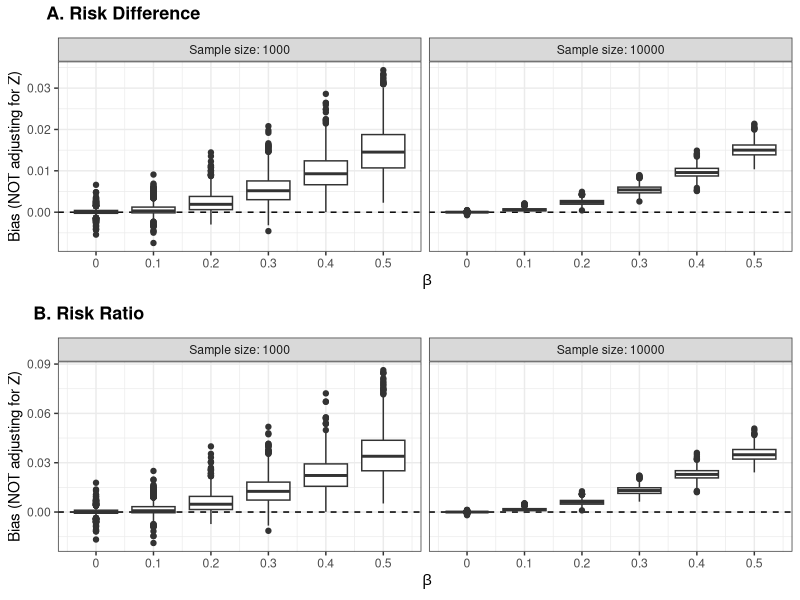
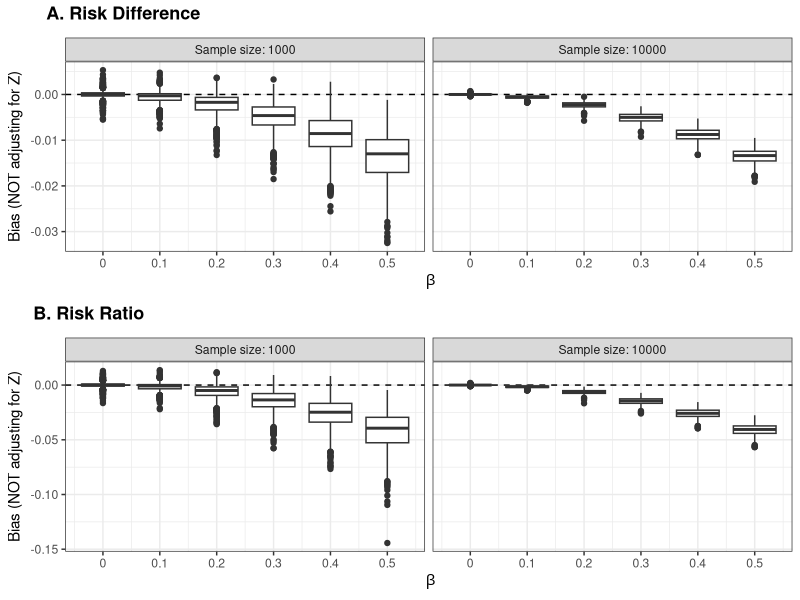
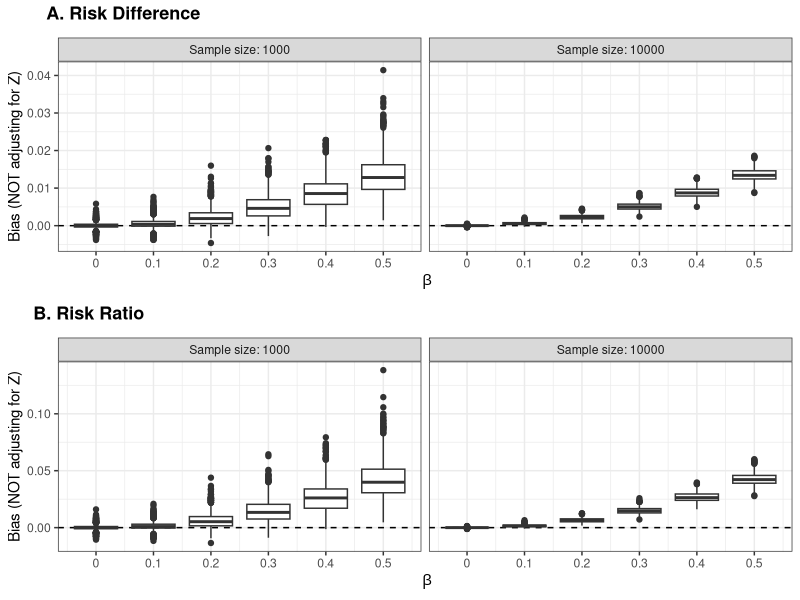
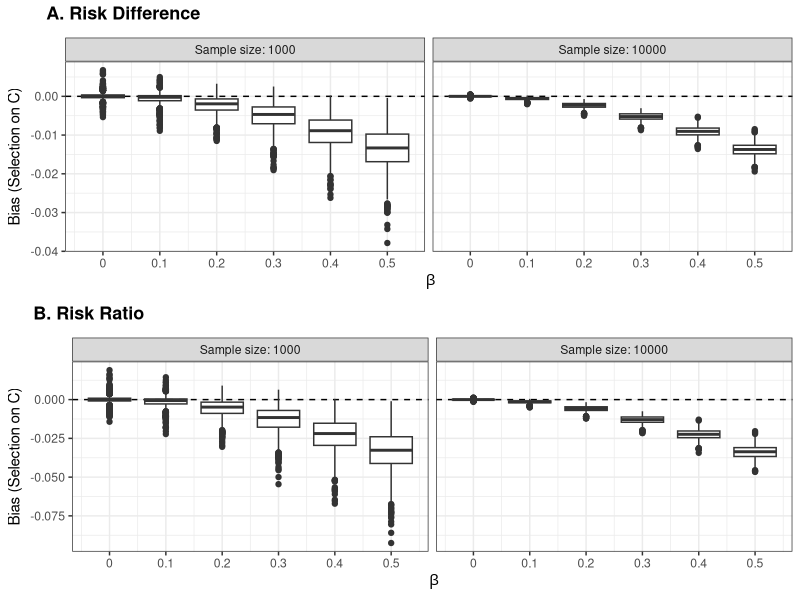
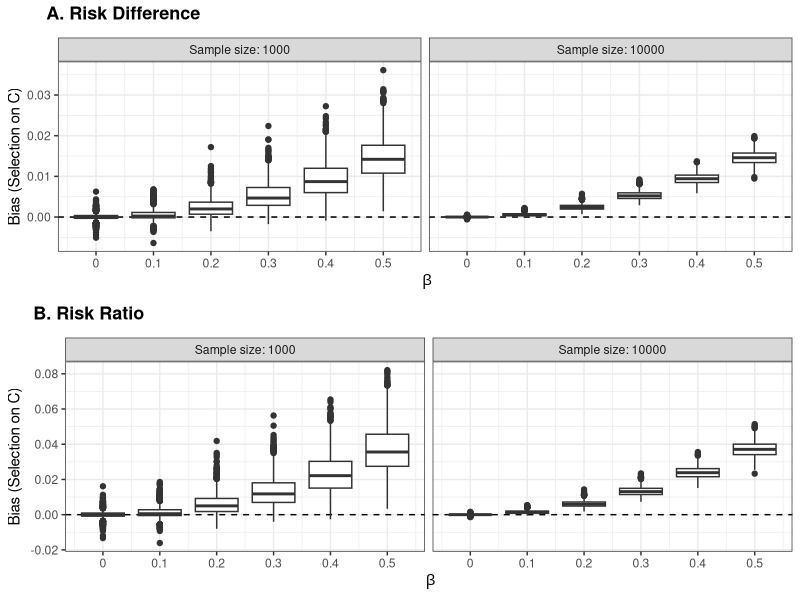

Write R code to recreate these figures, in order. (Note: a time limit stopped this script after it produced the figures.)
#########################################################
##### Bias Simulations                              #####
##### Created by: Jennifer Head                     #####
##### Last Updated: August 15, 2025                   #####
#########################################################

#### SECTION 0. PREP ####

library(tidyverse)
library(cowplot)
set.seed(1234)  # ensure consistency across simulations
nreps <- 1000   # 1,000 simulations
ndraws <- c(1000, 10000) # sample size: 1,000 vs 10,000

#### SECTION 1.0 CONFOUNDING BIAS ####

# Range of values for Beta
BA <- seq(0, 0.5, 0.1)
BY <- seq(0, 0.5, 0.1)
# Note - code makes the assumption that BA = BY = B1. Can add an extra loop to 
# have BA and BY vary independently

## SIMULATION 1.1: SIMPLE CONFOUNDING DAG WITH POSITIVES EDGES
## A (+) <- C -> (+) Y

# Initialize storage vectors
save_RD <- save_RR <- B1 <- n <- c()

# Loop through each value of B1
for (k in 1:length(ndraws)){
  
  for (j in 1:length(BA)){
    
    save_RDj <- save_RRj <- rep(NA, nreps) # initialize storage for single simulation
    
    for (rep in 1:nreps){
      
      # simulate Z with prevalence of 50%
      Z <- rbinom(ndraws[k], 1, 0.5)
      
      # Simulate A and Y as a function of Z
      A <- rbinom(ndraws[k], 1, prob = plogis(0.01 + BA[j]*Z))
      Y <- rbinom(ndraws[k], 1, prob = plogis(-0.5 + BY[j]*Z))
      
      # Compute components of the unbiased risk difference
      EY1 <- mean(Y[A == 1 & Z == 1] )* mean(Z==1) + mean(Y[A == 1 & Z == 0]) * mean(Z==0)
      EY0 <- mean(Y[A == 0 & Z == 1]) * mean(Z==1) + mean(Y[A == 0 & Z == 0]) * mean(Z==0)
      
      # Compute components of the biased risk difference
      S1 <- mean(Y[A == 1])
      S0 <- mean(Y[A == 0])
      
      # Save the values of B1 and the bias parameters
      save_RDj[rep] <- (S1-S0) - (EY1-EY0) # Biased RD - Unbiased RD
      save_RRj[rep] <- (S1/S0) - (EY1/EY0) # Biased RR - Unbiased RR
      B1j <- rep(BA[j], nreps)
      nj <- rep(ndraws[k], nreps)
      
    }
    
    # concatenate results from each simulation
    save_RR <- c(save_RR, save_RRj)
    save_RD <- c(save_RD, save_RDj)
    B1 <- c(B1, B1j)
    n <- c(n, nj)
    
  }
    
}
  
# Save results as a dataframe and create boxplot of bias by Beta1 and n
bias_confounding1 <- data.frame(cbind(save_RD, save_RR, B1, n))
bias_confounding1$n <- paste0("Sample size: ", bias_confounding1$n)

a <- ggplot(bias_confounding1) +
  geom_hline(aes(yintercept = 0), linetype = "dashed") +
  geom_boxplot(aes(x = B1, y = save_RD, group = B1)) +
  theme_bw() +
  ylab("Bias (NOT adjusting for Z)") +
  xlab(expression(~beta)) +
  scale_x_continuous(breaks = BA, labels = BA) +
  facet_wrap(~n)

b <- ggplot(bias_confounding1) +
  geom_hline(aes(yintercept = 0), linetype = "dashed") +
  geom_boxplot(aes(x = B1, y = save_RR, group = B1)) +
  theme_bw() +
  ylab("Bias (NOT adjusting for Z)") +
  xlab(expression(~beta)) +
  scale_x_continuous(breaks = BA, labels = BA) +
  facet_wrap(~n)

ggdraw() +
  draw_plot(a, x = 0, y = 0.5, width = 1, height = 0.45) +
  draw_plot(b, x = 0, y = 0, width = 1, height = 0.45) +
  draw_plot_label(label = c("A. Risk Difference", "B. Risk Ratio"),
             x = c(0,0), y = c(1, 0.5), size = 13, hjust = -0.3)


## SIMULATION 1.2: SIMPLE CONFOUNDING DAG WITH POSITIVE & NEGATIVE EDGES
## A (+) <- C -> (-) Y

# Initialize storage vectors
save_RD <- save_RR <- B1 <- n <- c()

# Loop through each value of B1
for (k in 1:length(ndraws)){
  
  for (j in 1:length(BA)){
    
    save_RDj <- save_RRj <- rep(NA, nreps) # initialize storage for single simulation
    
    for (rep in 1:nreps){
      
    # simulate Z with prevalence of 50%
    Z <- rbinom(ndraws[k], 1, 0.5)
    
    # Simulate A and Y as a function of Z
    A <- rbinom(ndraws[k], 1, prob = plogis(0.01 + BA[j]*Z))
    Y <- rbinom(ndraws[k], 1, prob = plogis(-0.5 - BY[j]*Z))
    
    # Compute components of the unbiased risk difference
    EY1 <- mean(Y[A == 1 & Z == 1] )* mean(Z==1) + mean(Y[A == 1 & Z == 0]) * mean(Z==0)
    EY0 <- mean(Y[A == 0 & Z == 1]) * mean(Z==1) + mean(Y[A == 0 & Z == 0]) * mean(Z==0)
    
    # Compute components of the biased risk difference
    S1 <- mean(Y[A == 1])
    S0 <- mean(Y[A == 0])
    
    # Save the values of B1 and the bias parameters
    save_RDj[rep] <- (S1-S0) - (EY1-EY0) # Biased RD - Unbiased RD
    save_RRj[rep] <- (S1/S0) - (EY1/EY0) # Biased RR - Unbiased RR
    B1j <- rep(BA[j], nreps)
    nj <- rep(ndraws[k], nreps)
    
    }
    
    # concatenate results from each simulation
    save_RR <- c(save_RR, save_RRj)
    save_RD <- c(save_RD, save_RDj)
    B1 <- c(B1, B1j)
    n <- c(n, nj)
    
  }
  
}


# Save results as a dataframe and create boxplot of bias by Beta1 and n
bias_confounding2 <- data.frame(cbind(save_RD, save_RR, B1, n))
bias_confounding2$n <- paste0("Sample size: ", bias_confounding2$n)

c <- ggplot(bias_confounding2) +
  geom_hline(aes(yintercept = 0), linetype = "dashed") +
  geom_boxplot(aes(x = B1, y = save_RD, group = B1)) +
  theme_bw() +
  ylab("Bias (NOT adjusting for Z)") +
  xlab(expression(~beta)) +
  scale_x_continuous(breaks = BA, labels = BA) +
  facet_wrap(~n)

d <- ggplot(bias_confounding2) +
  geom_hline(aes(yintercept = 0), linetype = "dashed") +
  geom_boxplot(aes(x = B1, y = save_RR, group = B1)) +
  theme_bw() +
  ylab("Bias (NOT adjusting for Z)") +
  xlab(expression(~beta)) +
  scale_x_continuous(breaks = BA, labels = BA) +
  facet_wrap(~n)

ggdraw() +
  draw_plot(c, x = 0, y = 0.5, width = 1, height = 0.45) +
  draw_plot(d, x = 0, y = 0, width = 1, height = 0.45) +
  draw_plot_label(label = c("A. Risk Difference", "B. Risk Ratio"),
                  x = c(0,0), y = c(1, 0.5), size = 13, hjust = -0.3)


## SIMULATION 1.3: SIMPLE CONFOUNDING DAG WITH BOTH NEGATIVE EDGES
## A (-) <- C -> (-) Y

# Initialize storage vectors
save_RD <- save_RR <- B1 <- n <- c()

# Loop through each value of B1
for (k in 1:length(ndraws)){
  
  for (j in 1:length(BA)){
    
    save_RDj <- save_RRj <- rep(NA, nreps) # initialize storage for single simulation
    
    for (rep in 1:nreps){
    
    # simulate Z with prevalence of 50%
    Z <- rbinom(ndraws[k], 1, 0.5)
    
    # Simulate A and Y as a function of Z
    A <- rbinom(ndraws[k], 1, prob = plogis(0.01 - BA[j]*Z))
    Y <- rbinom(ndraws[k], 1, prob = plogis(-0.5 - BY[j]*Z))
    
    # Compute components of the unbiased risk difference
    EY1 <- mean(Y[A == 1 & Z == 1] )* mean(Z==1) + mean(Y[A == 1 & Z == 0]) * mean(Z==0)
    EY0 <- mean(Y[A == 0 & Z == 1]) * mean(Z==1) + mean(Y[A == 0 & Z == 0]) * mean(Z==0)
    
    # Compute components of the biased risk difference
    S1 <- mean(Y[A == 1])
    S0 <- mean(Y[A == 0])
    
    # Save the values of B1 and the bias parameters
    save_RDj[rep] <- (S1-S0) - (EY1-EY0) # Biased RD - Unbiased RD
    save_RRj[rep] <- (S1/S0) - (EY1/EY0) # Biased RR - Unbiased RR
    B1j <- rep(BA[j], nreps)
    nj <- rep(ndraws[k], nreps)
    
    }
    
    # concatenate results from each simulation
    save_RR <- c(save_RR, save_RRj)
    save_RD <- c(save_RD, save_RDj)
    B1 <- c(B1, B1j)
    n <- c(n, nj)
  
  }

}

# Save results as a dataframe and create boxplot of bias by Beta1 and n
bias_confounding3 <- data.frame(cbind(save_RD, save_RR, B1, n))
bias_confounding3$n <- paste0("Sample size: ", bias_confounding3$n)

e <- ggplot(bias_confounding3) +
  geom_hline(aes(yintercept = 0), linetype = "dashed") +
  geom_boxplot(aes(x = B1, y = save_RD, group = B1)) +
  theme_bw() +
  ylab("Bias (NOT adjusting for Z)") +
  xlab(expression(~beta)) +
  scale_x_continuous(breaks = BA, labels = BA) +
  facet_wrap(~n)

f <- ggplot(bias_confounding3) +
  geom_hline(aes(yintercept = 0), linetype = "dashed") +
  geom_boxplot(aes(x = B1, y = save_RR, group = B1)) +
  theme_bw() +
  ylab("Bias (NOT adjusting for Z)") +
  xlab(expression(~beta)) +
  scale_x_continuous(breaks = BA, labels = BA) +
  facet_wrap(~n)

ggdraw() +
  draw_plot(e, x = 0, y = 0.5, width = 1, height = 0.45) +
  draw_plot(f, x = 0, y = 0, width = 1, height = 0.45) +
  draw_plot_label(label = c("A. Risk Difference", "B. Risk Ratio"),
                  x = c(0,0), y = c(1, 0.5), size = 13, hjust = -0.3)

#### SECTION 2.0 SELECTION BIAS ####

## SIMULATION 2.1: SIMPLE CONFOUNDING DAG WITH POSITIVES EDGES
## A (+) <- C -> (+) Y

# Initialize storage vectors
save_RD <- save_RR <- B1 <- n <- c()

# Loop through each value of B1
for (k in 1:length(ndraws)){
  
  for (j in 1:length(BA)){
    
    save_RDj <- save_RRj <- rep(NA, nreps) # initialize storage for single simulation
    
    for (rep in 1:nreps){
    
    # simulate A and Y with prevalence of 50% and 40%
    A <- rbinom(ndraws[k], 1, 0.5)
    Y <- rbinom(ndraws[k], 1, 0.4)
    
    # Simulate for C as a function of both UA and UY
    C <- rbinom(ndraws[k], 1, prob = plogis(0.01 + BA[j]*A + BY[j]*Y))
    
    # Compute components of the biased risk difference
    EY1 <- mean(Y[A == 1 & C == 1] )* mean(C==1) + mean(Y[A == 1 & C == 0]) * mean(C==0)
    EY0 <- mean(Y[A == 0 & C == 1]) * mean(C==1) + mean(Y[A == 0 & C == 0]) * mean(C==0)
    
    # Compute components of the unbiased risk difference
    S1 <- mean(Y[A == 1])
    S0 <- mean(Y[A == 0])
    
    # Save the values of B1 and the bias parameters
    save_RDj[rep] <- (EY1-EY0) - (S1-S0) # Biased RD - Unbiased RD
    save_RRj[rep] <- (EY1/EY0) - (S1/S0) # Biased RR - Unbiased RR
    B1j <- rep(BA[j], nreps)
    nj <- rep(ndraws[k], nreps)
    
    }
    
    # concatenate results from each simulation
    save_RR <- c(save_RR, save_RRj)
    save_RD <- c(save_RD, save_RDj)
    B1 <- c(B1, B1j)
    n <- c(n, nj)
    
  }
  
}

# Save results as a dataframe and create boxplot of bias by Beta1 and n
bias_confounding4 <- data.frame(cbind(save_RD, save_RR, B1, n))
bias_confounding4$n <- paste0("Sample size: ", bias_confounding4$n)

g <- ggplot(bias_confounding4) +
  geom_hline(aes(yintercept = 0), linetype = "dashed") +
  geom_boxplot(aes(x = B1, y = save_RD, group = B1)) +
  theme_bw() +
  ylab("Bias (Selection on C)") +
  xlab(expression(~beta)) +
  scale_x_continuous(breaks = BA, labels = BA) +
  facet_wrap(~n)

h <- ggplot(bias_confounding4) +
  geom_hline(aes(yintercept = 0), linetype = "dashed") +
  geom_boxplot(aes(x = B1, y = save_RR, group = B1)) +
  theme_bw() +
  ylab("Bias (Selection on C)") +
  xlab(expression(~beta)) +
  scale_x_continuous(breaks = BA, labels = BA) +
  facet_wrap(~n)

ggdraw() +
  draw_plot(g, x = 0, y = 0.5, width = 1, height = 0.45) +
  draw_plot(h, x = 0, y = 0, width = 1, height = 0.45) +
  draw_plot_label(label = c("A. Risk Difference", "B. Risk Ratio"),
                  x = c(0,0), y = c(1, 0.5), size = 13, hjust = -0.3)

## SIMULATION 2.2: SIMPLE COLLIDER DAG WITH ONE POSITIVE EDGE AND ONE NEGATIVE
## A (+) -> C <- (-) Y

# Initialize storage vectors
save_RD <- save_RR <- B1 <- n <- c()

# Loop through each value of B1
for (k in 1:length(ndraws)){
  
  for (j in 1:length(BA)){
    
    save_RDj <- save_RRj <- rep(NA, nreps) # initialize storage for single simulation
    
    for (rep in 1:nreps){
    
      # simulate A and Y with prevalence of 50% and 40%
      A <- rbinom(ndraws[k], 1, 0.5)
      Y <- rbinom(ndraws[k], 1, 0.4)
      
      # Simulate for C as a function of both UA and UY
      C <- rbinom(ndraws[k], 1, prob = plogis(0.01 + BA[j]*A - BY[j]*Y))
      
      # Compute components of the biased risk difference
      EY1 <- mean(Y[A == 1 & C == 1] )* mean(C==1) + mean(Y[A == 1 & C == 0]) * mean(C==0)
      EY0 <- mean(Y[A == 0 & C == 1]) * mean(C==1) + mean(Y[A == 0 & C == 0]) * mean(C==0)
      
      # Compute components of the unbiased risk difference
      S1 <- mean(Y[A == 1])
      S0 <- mean(Y[A == 0])
      
      # Save the values of B1 and the bias parameters
      save_RDj[rep] <- (EY1-EY0) - (S1-S0) # Biased RD - Unbiased RD
      save_RRj[rep] <- (EY1/EY0) - (S1/S0) # Biased RR - Unbiased RR
      B1j <- rep(BA[j], nreps)
      nj <- rep(ndraws[k], nreps)
      
    }
    
    # concatenate results from each simulation
    save_RR <- c(save_RR, save_RRj)
    save_RD <- c(save_RD, save_RDj)
    B1 <- c(B1, B1j)
    n <- c(n, nj)
  
  }

}

# Save results as a dataframe and create boxplot of bias by Beta1 and n
bias_confounding5 <- data.frame(cbind(save_RD, save_RR, B1, n))
bias_confounding5$n <- paste0("Sample size: ", bias_confounding5$n)

i <- ggplot(bias_confounding5) +
  geom_hline(aes(yintercept = 0), linetype = "dashed") +
  geom_boxplot(aes(x = B1, y = save_RD, group = B1)) +
  theme_bw() +
  ylab("Bias (Selection on C)") +
  xlab(expression(~beta)) +
  scale_x_continuous(breaks = BA, labels = BA) +
  facet_wrap(~n)

j <- ggplot(bias_confounding5) +
  geom_hline(aes(yintercept = 0), linetype = "dashed") +
  geom_boxplot(aes(x = B1, y = save_RR, group = B1)) +
  theme_bw() +
  ylab("Bias (Selection on C)") +
  xlab(expression(~beta)) +
  scale_x_continuous(breaks = BA, labels = BA) +
  facet_wrap(~n)

ggdraw() +
  draw_plot(i, x = 0, y = 0.5, width = 1, height = 0.45) +
  draw_plot(j, x = 0, y = 0, width = 1, height = 0.45) +
  draw_plot_label(label = c("A. Risk Difference", "B. Risk Ratio"),
                  x = c(0,0), y = c(1, 0.5), size = 13, hjust = -0.3)

## SIMULATION 2.3: SIMPLE COLLIDER DAG WITH BOTH NEGATIVE EDGES
## A (-) -> C <- (-) Y

# Initialize storage vectors
save_RD <- save_RR <- B1 <- n <- c()

# Loop through each value of B1
for (k in 1:length(ndraws)){
  
  for (j in 1:length(BA)){
    
    save_RDj <- save_RRj <- rep(NA, nreps) # initialize storage for single simulation
    
    for (rep in 1:nreps){
    
      # simulate A and Y with prevalence of 50% and 40%
      A <- rbinom(ndraws[k], 1, 0.5)
      Y <- rbinom(ndraws[k], 1, 0.4)
      
      # Simulate for C as a function of both UA and UY
      C <- rbinom(ndraws[k], 1, prob = plogis(0.01 - BA[j]*A - BY[j]*Y))
      
      # Compute components of the biased risk difference
      EY1 <- mean(Y[A == 1 & C == 1] )* mean(C==1) + mean(Y[A == 1 & C == 0]) * mean(C==0)
      EY0 <- mean(Y[A == 0 & C == 1]) * mean(C==1) + mean(Y[A == 0 & C == 0]) * mean(C==0)
      
      # Compute components of the unbiased risk difference
      S1 <- mean(Y[A == 1])
      S0 <- mean(Y[A == 0])
      
      # Save the values of B1 and the bias parameters
      save_RDj[rep] <- (EY1-EY0) - (S1-S0) # Biased RD - Unbiased RD
      save_RRj[rep] <- (EY1/EY0) - (S1/S0) # Biased RR - Unbiased RR
      B1j <- rep(BA[j], nreps)
      nj <- rep(ndraws[k], nreps)
    
    }
    
    # concatenate results from each simulation
    save_RR <- c(save_RR, save_RRj)
    save_RD <- c(save_RD, save_RDj)
    B1 <- c(B1, B1j)
    n <- c(n, nj)
    
  }
  
}

# Save results as a dataframe and create boxplot of bias by Beta1 and n
bias_confounding6 <- data.frame(cbind(save_RD, save_RR, B1, n))
bias_confounding6$n <- paste0("Sample size: ", bias_confounding6$n)

k <- ggplot(bias_confounding6) +
  geom_hline(aes(yintercept = 0), linetype = "dashed") +
  geom_boxplot(aes(x = B1, y = save_RD, group = B1)) +
  theme_bw() +
  ylab("Bias (Selection on C)") +
  xlab(expression(~beta)) +
  scale_x_continuous(breaks = BA, labels = BA) +
  facet_wrap(~n)

l <- ggplot(bias_confounding6) +
  geom_hline(aes(yintercept = 0), linetype = "dashed") +
  geom_boxplot(aes(x = B1, y = save_RR, group = B1)) +
  theme_bw() +
  ylab("Bias (Selection on C)") +
  xlab(expression(~beta)) +
  scale_x_continuous(breaks = BA, labels = BA) +
  facet_wrap(~n)

ggdraw() +
  draw_plot(k, x = 0, y = 0.5, width = 1, height = 0.45) +
  draw_plot(l, x = 0, y = 0, width = 1, height = 0.45) +
  draw_plot_label(label = c("A. Risk Difference", "B. Risk Ratio"),
                  x = c(0,0), y = c(1, 0.5), size = 13, hjust = -0.3)


#### SECTION 3.0 MORE COMPLEX (FIVE NODE) SELECTION BIAS ####


# Define new set of values for the beta's (now we have 4)
B_UaA <- seq(0, 1., 0.2)
B_UyY <- seq(0, 1., 0.2)
B_UaC <- seq(0, 1., 0.2)
B_UyC <- seq(0, 1., 0.2)

# Note - code makes the assumption that B_UaA = B_UyY = B_UaC = B_UyC = B1. Can add an extra loop to 
# have beta's vary independently


## SIMULATION 3.1: MULTI-NODE COLLIDER DAG WITH POSITIVES EDGES
## A <- (+) UA (+) -> C <- (+) UY (+) -> Y

# Initialize storage vectors
save_RD <- save_RR <- B1 <- n <- c()

# Loop through each value of B1
for (k in 1:length(ndraws)){
  
  for (j in 1:length(B_UaA)){
    
    save_RDj <- save_RRj <- rep(NA, nreps) # initialize storage for single simulation
    
    for (rep in 1:nreps){
    
      # simulate the unknown factors with prevalence of 50% and 40%
      UA <- rbinom(ndraws[k], 1, 0.5)
      UY <- rbinom(ndraws[k], 1, 0.4)
      
      # Simulate A as a function of UA and Y as a function of UY 
      A <- rbinom(ndraws[k], 1, prob = plogis(0.2 + B_UaA[j]*UA))
      Y <- rbinom(ndraws[k], 1, prob = plogis(-0.2 + B_UyY[j]*UY))
      
      # Simulate  C as a function of both UA and UY
      C <- rbinom(ndraws[k], 1, prob = plogis(0.01 + B_UaC[j]*UA + B_UyC[j]*UY))
      
      # Compute components of the biased risk difference
      EY1 <- mean(Y[A == 1 & C == 1] )* mean(C==1) + mean(Y[A == 1 & C == 0]) * mean(C==0)
      EY0 <- mean(Y[A == 0 & C == 1]) * mean(C==1) + mean(Y[A == 0 & C == 0]) * mean(C==0)
      
      # Compute components of the unbiased risk difference
      S1 <- mean(Y[A == 1])
      S0 <- mean(Y[A == 0])
      
      # Save the values of B1 and the bias parameters
      save_RDj[rep] <- (EY1-EY0) - (S1-S0) # Biased RD - Unbiased RD
      save_RRj[rep] <- (EY1/EY0) - (S1/S0) # Biased RR - Unbiased RR
      B1j <- rep(B_UaA[j], nreps)
      nj <- rep(ndraws[k], nreps)
      
    }
    
    # concatenate results from each simulation
    save_RR <- c(save_RR, save_RRj)
    save_RD <- c(save_RD, save_RDj)
    B1 <- c(B1, B1j)
    n <- c(n, nj)
    
  }
  
}

# Save results as a dataframe and create boxplot of bias by Beta1 and n
bias_confounding7 <- data.frame(cbind(save_RD, save_RR, B1, n))
bias_confounding7$n <- paste0("Sample size: ", bias_confounding7$n)

m <- ggplot(bias_confounding7) +
  geom_hline(aes(yintercept = 0), linetype = "dashed") +
  geom_boxplot(aes(x = B1, y = save_RD, group = B1)) +
  theme_bw() +
  ylab("Bias (Selection on C)") +
  xlab(expression(~beta)) +
  scale_x_continuous(breaks = B_UaA, labels = B_UaA) +
  facet_wrap(~n)

n <- ggplot(bias_confounding7) +
  geom_hline(aes(yintercept = 0), linetype = "dashed") +
  geom_boxplot(aes(x = B1, y = save_RR, group = B1)) +
  theme_bw() +
  ylab("Bias (Selection on C)") +
  xlab(expression(~beta)) +
  scale_x_continuous(breaks = B_UaA, labels = B_UaA) +
  facet_wrap(~n)

ggdraw() +
  draw_plot(m, x = 0, y = 0.5, width = 1, height = 0.45) +
  draw_plot(n, x = 0, y = 0, width = 1, height = 0.45) +
  draw_plot_label(label = c("A. Risk Difference", "B. Risk Ratio"),
                  x = c(0,0), y = c(1, 0.5), size = 13, hjust = -0.3)

## SIMULATION 3.2: MULTI-NODE COLLIDER DAG WITH ONE NEGATIVE EDGE
## A <- (-) UA (+) -> C <- (+) UY (+) -> Y

# Initialize storage vectors
save_RD <- save_RR <- B1 <- n <- c()

# Loop through each value of B1
for (k in 1:length(ndraws)){
  
  for (j in 1:length(B_UaA)){
    
    save_RDj <- save_RRj <- rep(NA, nreps) # initialize storage for single simulation
    
    for (rep in 1:nreps){
    
      # simulate the unknown factors with prevalence of 50% and 40%
      UA <- rbinom(ndraws[k], 1, 0.5)
      UY <- rbinom(ndraws[k], 1, 0.4)
      
      # Simulate A as a function of UA and Y as a function of UY 
      A <- rbinom(ndraws[k], 1, prob = plogis(0.2 - B_UaA[j]*UA))
      Y <- rbinom(ndraws[k], 1, prob = plogis(-0.2 + B_UyY[j]*UY))
      
      # Simulate  C as a function of both UA and UY
      C <- rbinom(ndraws[k], 1, prob = plogis(0.01 + B_UaC[j]*UA + B_UyC[j]*UY))
      
      # Compute components of the biased risk difference
      EY1 <- mean(Y[A == 1 & C == 1] )* mean(C==1) + mean(Y[A == 1 & C == 0]) * mean(C==0)
      EY0 <- mean(Y[A == 0 & C == 1]) * mean(C==1) + mean(Y[A == 0 & C == 0]) * mean(C==0)
      
      # Compute components of the unbiased risk difference
      S1 <- mean(Y[A == 1])
      S0 <- mean(Y[A == 0])
      
      # Save the values of B1 and the bias parameters
      save_RDj[rep] <- (EY1-EY0) - (S1-S0) # Biased RD - Unbiased RD
      save_RRj[rep] <- (EY1/EY0) - (S1/S0) # Biased RR - Unbiased RR
      B1j <- rep(B_UaA[j], nreps)
      nj <- rep(ndraws[k], nreps)
      
      }
    
    # concatenate results from each simulation
    save_RR <- c(save_RR, save_RRj)
    save_RD <- c(save_RD, save_RDj)
    B1 <- c(B1, B1j)
    n <- c(n, nj)
    
  }
  
}

# Save results as a dataframe and create boxplot of bias by Beta1 and n
bias_confounding8 <- data.frame(cbind(save_RD, save_RR, B1, n))
bias_confounding8$n <- paste0("Sample size: ", bias_confounding8$n)

o <- ggplot(bias_confounding8) +
  geom_hline(aes(yintercept = 0), linetype = "dashed") +
  geom_boxplot(aes(x = B1, y = save_RD, group = B1)) +
  theme_bw() +
  ylab("Bias (Selection on C)") +
  xlab(expression(~beta)) +
  scale_x_continuous(breaks = B_UaA, labels = B_UaA) +
  facet_wrap(~n)

p <- ggplot(bias_confounding8) +
  geom_hline(aes(yintercept = 0), linetype = "dashed") +
  geom_boxplot(aes(x = B1, y = save_RR, group = B1)) +
  theme_bw() +
  ylab("Bias (Selection on C)") +
  xlab(expression(~beta)) +
  scale_x_continuous(breaks = B_UaA, labels = B_UaA) +
  facet_wrap(~n)

ggdraw() +
  draw_plot(o, x = 0, y = 0.5, width = 1, height = 0.45) +
  draw_plot(p, x = 0, y = 0, width = 1, height = 0.45) +
  draw_plot_label(label = c("A. Risk Difference", "B. Risk Ratio"),
                  x = c(0,0), y = c(1, 0.5), size = 13, hjust = -0.3)


#### SECTION 4.0 INFORMATION BIAS (Exposure misclassification) ####

# Define new set of values for the beta's (now we have 4)
B_UA <- seq(0, 1.5, 0.25)
B_UY <- seq(0, 1.5, 0.25)
# Note - code makes the assumption that B_UA = B_UY = B1. Can add an extra loop to 
# have beta's vary independently

## SIMULATION 4.1: DIFFERENTIAL EXPOSURE MISCLASSIFICATION, POSITIVE EDGES
## A -> (+) A* <- (+) U (+) -> Y

# Initialize storage vectors
save_RD <- save_RR <- B1 <- n <- c()

# Loop through each value of B1
for (k in 1:length(ndraws)){
  
  for (j in 1:length(B_UA)){
    
    save_RDj <- save_RRj <- rep(NA, nreps) # initialize storage for single simulation
    
    for (rep in 1:nreps){
    
      # simulate A and U with prevalence of 50% and 40%
      A <- rbinom(ndraws[k], 1, 0.5)
      U <- rbinom(ndraws[k], 1, 0.4)
  
      # Simulate Y as a function of U 
      Y <- rbinom(ndraws[k], 1, prob = plogis(-0.2 + B_UY[j]*U))
      
      # Simulate A* as a function of A and U 
      A_star <- rbinom(ndraws[k], 1, prob = plogis(2*(A==1) - 2*(A==0) + B_UA[j]*U))
  
      # Compute components of the observed risk difference
      EY1_star <- mean(Y[A_star == 1])
      EY0_star <- mean(Y[A_star == 0])
      
      # Compute components of the true risk difference
      EY1 <- mean(Y[A == 1])
      EY0 <- mean(Y[A == 0])
      
      # Save the values of B1 and the bias parameters
      save_RDj[rep] <- (EY1_star - EY0_star) - (EY1 - EY0) # Biased RD - Unbiased RD
      save_RRj[rep] <- (EY1_star / EY0_star) - (EY1 / EY0) # Biased RR - Unbiased RR
      B1j <- rep(B_UA[j], nreps)
      nj <- rep(ndraws[k], nreps)
    
    }
    
    # concatenate results from each simulation
    save_RR <- c(save_RR, save_RRj)
    save_RD <- c(save_RD, save_RDj)
    B1 <- c(B1, B1j)
    n <- c(n, nj)
    
  }
  
}

# Save results as a dataframe and create boxplot of bias by Beta1 and n
bias_confounding9 <- data.frame(cbind(save_RD, save_RR, B1, n))
bias_confounding9$n <- paste0("Sample size: ", bias_confounding9$n)

q <- ggplot(bias_confounding9) +
  geom_hline(aes(yintercept = 0), linetype = "dashed") +
  geom_boxplot(aes(x = B1, y = save_RD, group = B1)) +
  theme_bw() +
  ylab("Bias (Misclassification of A)") +
  xlab(expression(~beta)) +
  scale_x_continuous(breaks = B_UA, labels = B_UA) +
  facet_wrap(~n)

r <- ggplot(bias_confounding9) +
  geom_hline(aes(yintercept = 0), linetype = "dashed") +
  geom_boxplot(aes(x = B1, y = save_RR, group = B1)) +
  theme_bw() +
  ylab("Bias (Misclassification of A)") +
  xlab(expression(~beta)) +
  scale_x_continuous(breaks = B_UA, labels = B_UA) +
  facet_wrap(~n)

ggdraw() +
  draw_plot(q, x = 0, y = 0.5, width = 1, height = 0.45) +
  draw_plot(r, x = 0, y = 0, width = 1, height = 0.45) +
  draw_plot_label(label = c("A. Risk Difference", "B. Risk Ratio"),
                  x = c(0,0), y = c(1, 0.5), size = 13, hjust = -0.3)


## SIMULATION 4.1: DIFFERENTIAL EXPOSURE MISCLASSIFICATION, POSITIVE & NEGATIVE EDGES
## A -> (+) A* <- (-) U (+) -> Y

# Initialize storage vectors
save_RD <- save_RR <- B1 <- n <- c()

# Loop through each value of B1
for (k in 1:length(ndraws)){
  
  for (j in 1:length(B_UA)){
    
    save_RDj <- save_RRj <- rep(NA, nreps) # initialize storage for single simulation
    
    for (rep in 1:nreps){
    
      # simulate A and U with prevalence of 50% and 40%
      A <- rbinom(ndraws[k], 1, 0.5)
      U <- rbinom(ndraws[k], 1, 0.4)
      
      # Simulate Y as a function of U 
      Y <- rbinom(ndraws[k], 1, prob = plogis(-0.2 - B_UY[j]*U))
      
      # Simulate A* as a function of A and U 
      A_star <- rbinom(ndraws[k], 1, prob = plogis(2*(A==1) - 2*(A==0) + B_UA[j]*U))
      
      # Compute components of the observed risk difference
      EY1_star <- mean(Y[A_star == 1])
      EY0_star <- mean(Y[A_star == 0])
      
      # Compute components of the true risk difference
      EY1 <- mean(Y[A == 1])
      EY0 <- mean(Y[A == 0])
      
      # Save the values of B1 and the bias parameters
      save_RDj[rep] <- (EY1_star - EY0_star) - (EY1 - EY0) # Biased RD - Unbiased RD
      save_RRj[rep] <- (EY1_star / EY0_star) - (EY1 / EY0) # Biased RR - Unbiased RR
      B1j <- rep(B_UA[j], nreps)
      nj <- rep(ndraws[k], nreps)
      
    }
    
    # concatenate results from each simulation
    save_RR <- c(save_RR, save_RRj)
    save_RD <- c(save_RD, save_RDj)
    B1 <- c(B1, B1j)
    n <- c(n, nj)
    
  }

}

# Save results as a dataframe and create boxplot of bias by Beta1 and n
bias_confounding10 <- data.frame(cbind(save_RD, save_RR, B1, n))
bias_confounding10$n <- paste0("Sample size: ", bias_confounding10$n)

s <- ggplot(bias_confounding10) +
  geom_hline(aes(yintercept = 0), linetype = "dashed") +
  geom_boxplot(aes(x = B1, y = save_RD, group = B1)) +
  theme_bw() +
  ylab("Bias (Misclassification of A)") +
  xlab(expression(~beta)) +
  scale_x_continuous(breaks = B_UA, labels = B_UA) +
  facet_wrap(~n)

t <- ggplot(bias_confounding10) +
  geom_hline(aes(yintercept = 0), linetype = "dashed") +
  geom_boxplot(aes(x = B1, y = save_RR, group = B1)) +
  theme_bw() +
  ylab("Bias (Misclassification of A)") +
  xlab(expression(~beta)) +
  scale_x_continuous(breaks = B_UA, labels = B_UA) +
  facet_wrap(~n)

ggdraw() +
  draw_plot(s, x = 0, y = 0.5, width = 1, height = 0.45) +
  draw_plot(t, x = 0, y = 0, width = 1, height = 0.45) +
  draw_plot_label(label = c("A. Risk Difference", "B. Risk Ratio"),
                  x = c(0,0), y = c(1, 0.5), size = 13, hjust = -0.3)


### Make the plot for the main text now

BA <- seq(0, 1, 0.2)
BY <- seq(0, 1, 0.2)

# Initialize storage vectors
save_RD <- save_RR <- B1 <- n <- c()

# Loop through each value of B1
for (k in 1:length(ndraws)){
  
  for (j in 1:length(BA)){
    
    save_RDj <- save_RRj <- rep(NA, nreps) # initialize storage for single simulation
    
    for (rep in 1:nreps){
      
      # simulate A and Y with prevalence of 50% and 40%
      A <- rbinom(ndraws[k], 1, 0.5)
      Y <- rbinom(ndraws[k], 1, 0.4)
      
      # Simulate for C as a function of both UA and UY
      C <- rbinom(ndraws[k], 1, prob = plogis(0.01 + BA[j]*A + BY[j]*Y))
      
      # Compute components of the biased risk difference
      EY1 <- mean(Y[A == 1 & C == 1] )* mean(C==1) + mean(Y[A == 1 & C == 0]) * mean(C==0)
      EY0 <- mean(Y[A == 0 & C == 1]) * mean(C==1) + mean(Y[A == 0 & C == 0]) * mean(C==0)
      
      # Compute components of the unbiased risk difference
      S1 <- mean(Y[A == 1])
      S0 <- mean(Y[A == 0])
      
      # Save the values of B1 and the bias parameters
      save_RDj[rep] <- (EY1-EY0) - (S1-S0) # Biased RD - Unbiased RD
      save_RRj[rep] <- (EY1/EY0) - (S1/S0) # Biased RR - Unbiased RR
      B1j <- rep(BA[j], nreps)
      nj <- rep(ndraws[k], nreps)
      
    }
    
    # concatenate results from each simulation
    save_RR <- c(save_RR, save_RRj)
    save_RD <- c(save_RD, save_RDj)
    B1 <- c(B1, B1j)
    n <- c(n, nj)
    
  }
  
}

# Save results as a dataframe and create boxplot of bias by Beta1 and n
bias_confounding11 <- data.frame(cbind(save_RD, save_RR, B1, n))
bias_confounding11$n <- paste0("Sample size: ", bias_confounding11$n)

u <- ggplot(bias_confounding11) +
  geom_hline(aes(yintercept = 0), linetype = "dashed") +
  geom_boxplot(aes(x = B1, y = save_RD, group = paste0(B1, n), fill = n)) +
  theme_bw() +
  ylab("Bias (Controlling for C)") +
  xlab(expression(~beta)) +
  scale_fill_manual("Sample size",
                    breaks = c("Sample size: 1000",
                               "Sample size: 10000"),
                    labels = c("1,000", "10,000"),
                    values = c("lightblue2", "darkseagreen3")) +
  ylim(c(-0.07, 0.01))

v <- ggplot(bias_confounding7) +
  geom_hline(aes(yintercept = 0), linetype = "dashed") +
  geom_boxplot(aes(x = B1, y = save_RD, group = paste0(B1, n), fill = n)) +
  theme_bw() +
  ylab("Bias (Controlling for C)") +
  xlab(expression(~beta)) +
  scale_fill_manual("Sample size",
                    breaks = c("Sample size: 1000",
                               "Sample size: 10000"),
                    labels = c("1,000", "10,000"),
                    values = c("lightblue2", "darkseagreen3")) +
  ylim(c(-0.07, 0.01))

ggpubr::ggarrange(u,v, common.legend = T, legend = "right",
                  labels = c("A)", "B)"))

ggsave("C:\\Users\\jrhead\\University of Michigan Dropbox\\Jennifer Head\\Teaching\\BiasMS\\Figures\\Simulations.jpg",
       dpi = 600, width = 10, height = 7)
